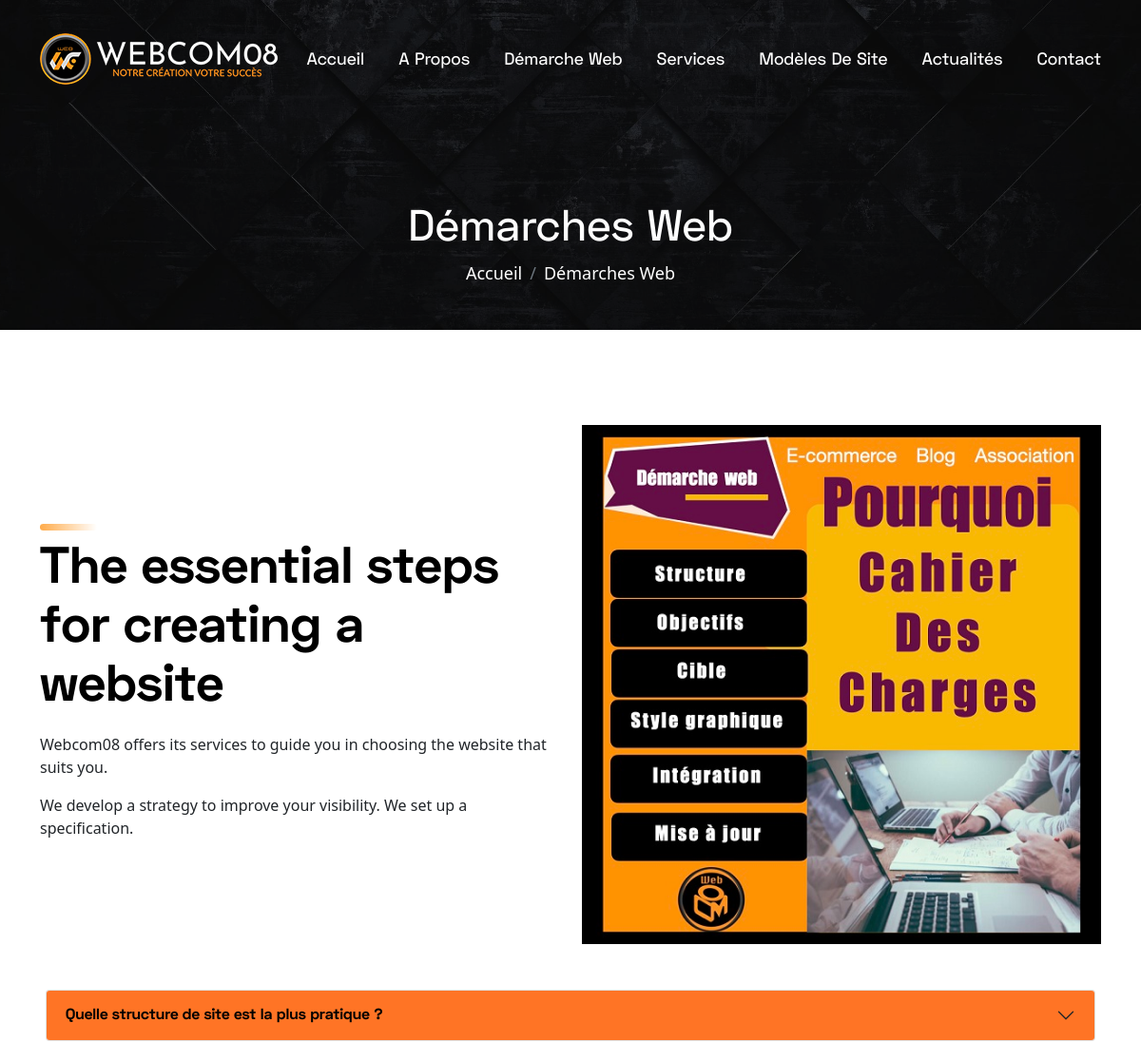
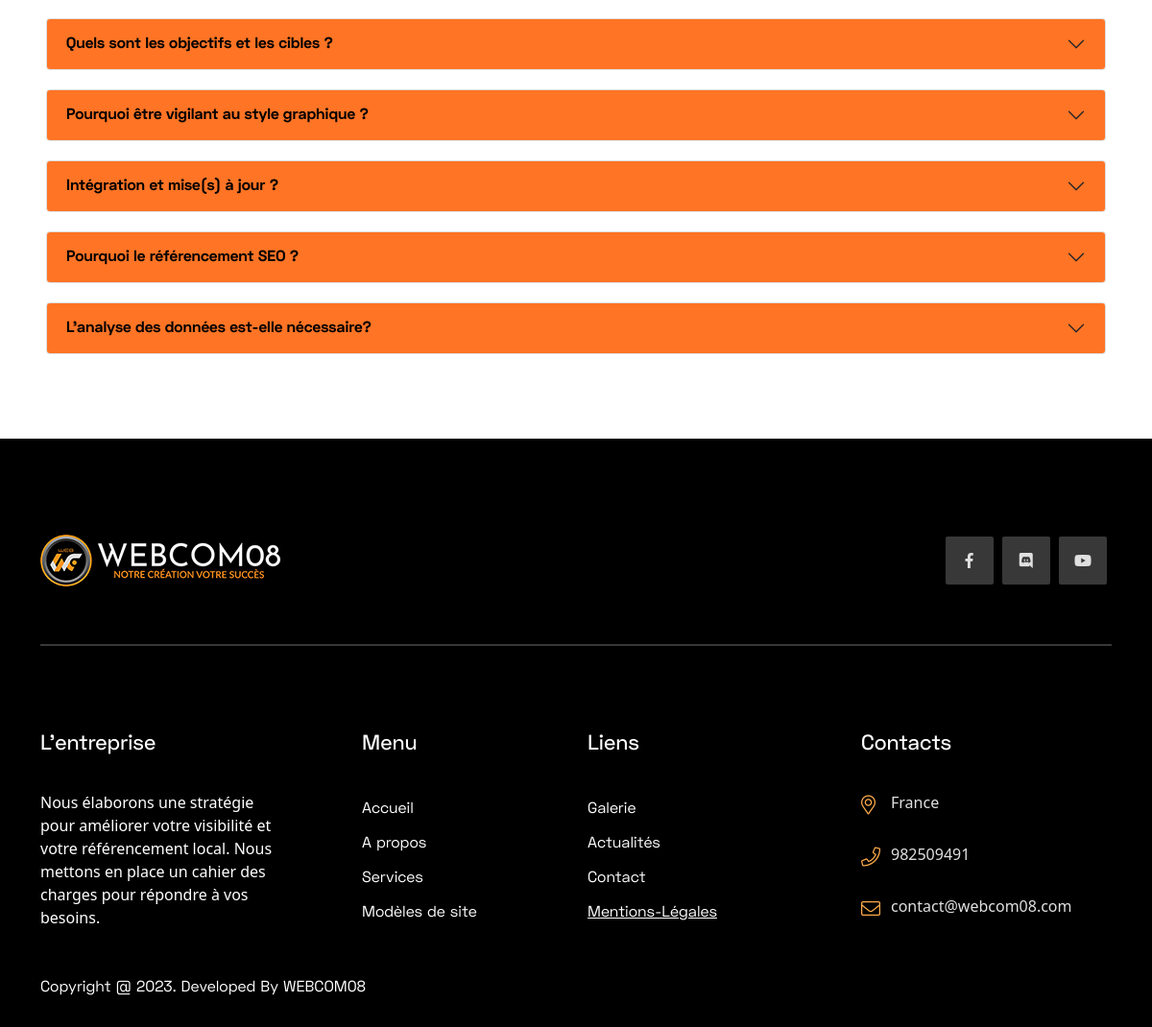
/demarche-web/, run on an earlier commit of the app's database (2 pictures, top to bottom).
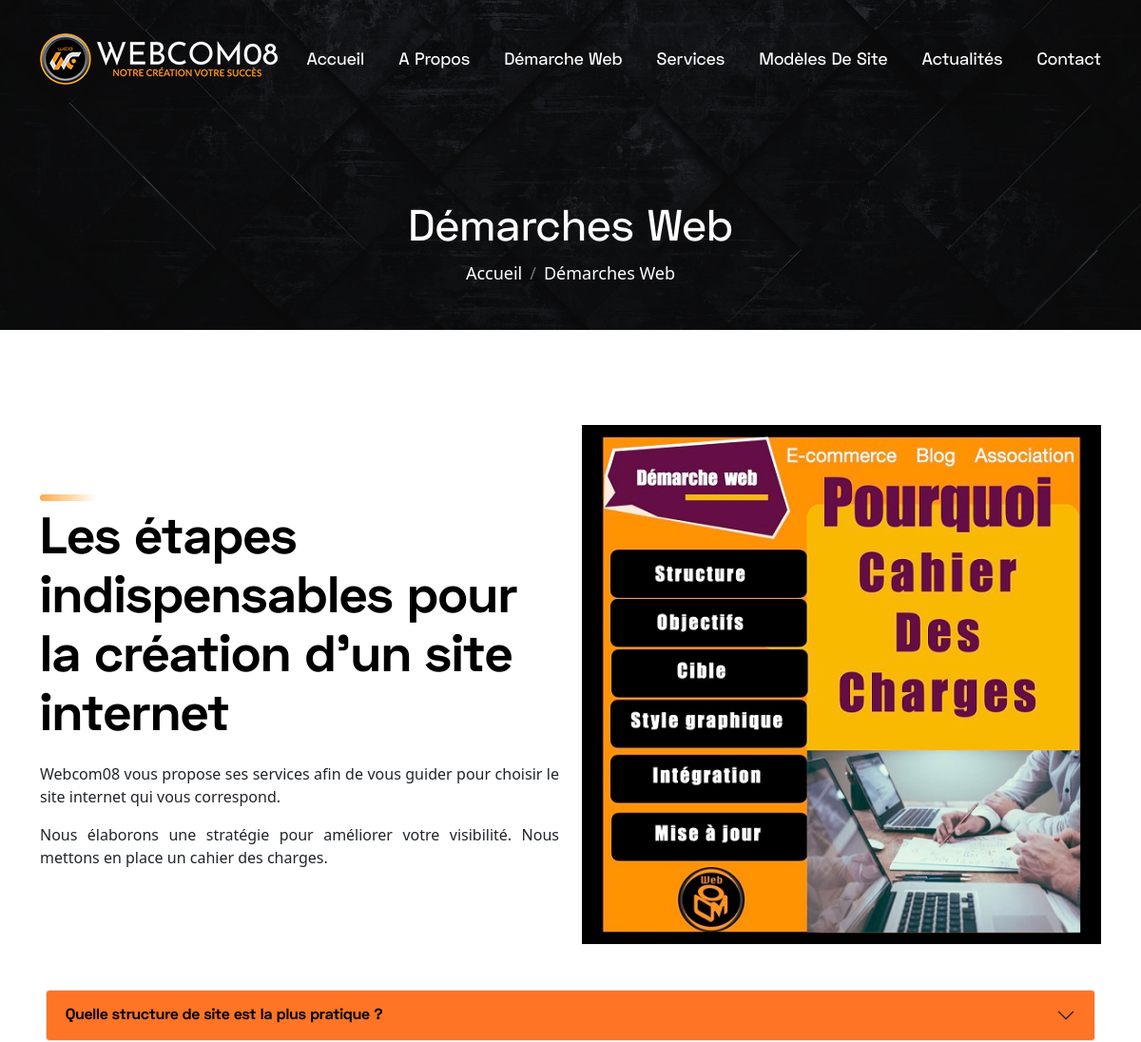
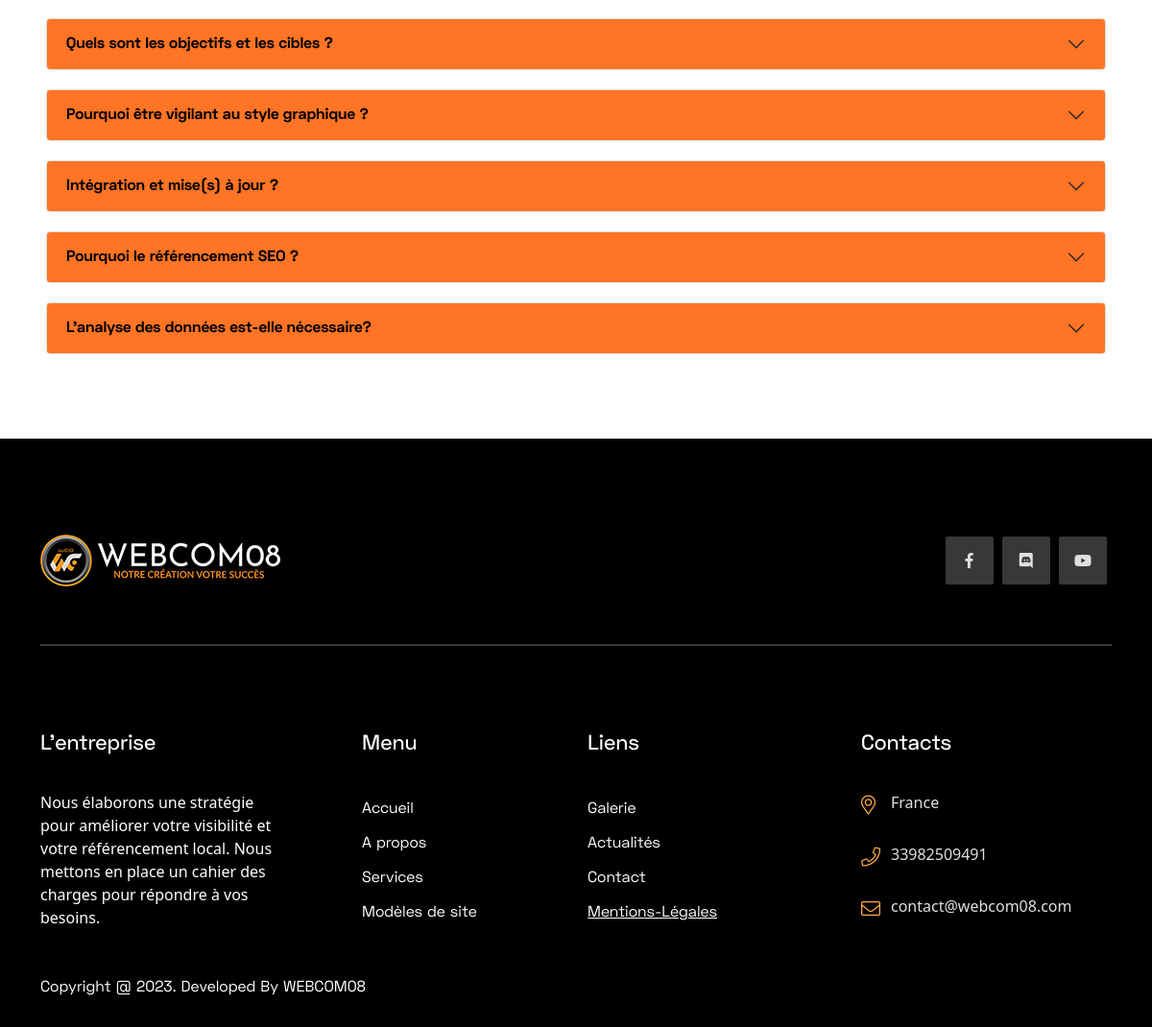
And on a later commit of the database (2 pictures, top to bottom).
### homepage/models.py (models this page shows, shortened)
class SiteSetting(models.Model):
    STATUS = (
        ('True', 'True'),
        ('False', 'False'),
    )
    title = models.CharField(max_length=200)
    meta_keyword = models.CharField(max_length=200)
    meta_description = models.TextField()
    address = models.CharField(max_length=200)
    phone = models.IntegerField()
    email = models.EmailField(blank=True, null=True, max_length=50)
    logo = models.ImageField(blank=True, null=True, upload_to='icon/')
    favicon = models.ImageField(blank=True, null=True, upload_to='icon/')
    facebook = models.URLField(blank=True, max_length=500)
    discord = models.URLField(blank=True, max_length=500)
    youtube = models.URLField(blank=True, max_length=500)
    contact = models.TextField()
    status = models.CharField(max_length=50, choices=STATUS)
    created_at = models.DateTimeField(auto_now_add=True)
    updated_at = models.DateTimeField(auto_now=True)

### web_approach/models.py (models this page shows, shortened)
class WebApproachSlider(models.Model):
    id = models.AutoField(primary_key=True)
    title = models.CharField(max_length=200)
    slider_image = models.ImageField(blank=True, null=True, upload_to='webapp-slider/')
    class Meta:
        verbose_name_plural = "Breadcrumb Image"

class WebApproachContent(models.Model):
    content_id = models.AutoField(primary_key=True)
    heading = models.CharField(max_length=100)
    content = models.TextField()
    image = models.ImageField(blank=True, null=True, upload_to='webapp/')
    add_date = models.DateTimeField(auto_now_add=True, null=True)
    class Meta:
        verbose_name_plural = "Web Approach Content"

class FAQ(models.Model):
    content_id = models.AutoField(primary_key=True)
    heading = models.CharField(max_length=100)
    content = models.TextField()
    add_date = models.DateTimeField(auto_now_add=True, null=True)
    class Meta:
        verbose_name_plural = "FAQ"

### web_approach/views.py (the view)
# urls.py: path('', views.webapproach, name="webapproach"),
def webapproach(request):
    settings = SiteSetting.objects.all()
    apprslider = WebApproachSlider.objects.all().order_by('-id')[:1]
    approne = WebApproachContent.objects.all().order_by('-content_id')[:1]
    appr_seo = WebApproachSeoSnippets.objects.all().order_by('-s_id')[:1]
    faq = FAQ.objects.all()
    context={'settings':settings,
             'apprslider':apprslider,
             'approne':approne,
             'appr_seo':appr_seo,
             'faq':faq, }
    return render(request, 'newapproaches.html', context)

### web_approach/templates/newapproaches.html (shortened to what this page needs)
{% load static %}
{% for settings in settings %}
<!DOCTYPE html>
<html lang="en">
<head>
<link rel="stylesheet" href="{% static 'css/bootstrap.min.css' %}">
<link rel="stylesheet" href="{% static 'css/bootstrap.min.css' %}">
<link rel="stylesheet" href="{% static 'css/font-awesome.min.css' %}">
<link rel="stylesheet" href="{% static 'css/magnific-popup.css' %}">
<link rel="stylesheet" href="{% static 'css/animate.min.css' %}">
<link rel="stylesheet" href="{% static 'css/slick.css' %}">
<link rel="stylesheet" href="{% static 'css/default.css' %}">
<link rel="stylesheet" href="{% static 'css/style.css' %}">
<link rel="stylesheet" href="{% static 'css/gallery.css' %}">
<link href="https://getbootstrap.com/docs/5.2/assets/css/docs.css" rel="stylesheet">
<link href="https://cdn.jsdelivr.net/npm/bootstrap@5.0.2/dist/css/bootstrap.min.css" rel="stylesheet">
</head>
<body>
    <header class="header-area">
        <div class="header-nav">
            <div class="container">
                <div class="row">
                    <div class="col-lg-12">
                        <div class="navigation">
                            <nav class="navbar navbar-expand-lg navbar-light ">
                                <a class="navbar-brand" width="107" height="90" href="{% url 'home' %}"><img src="{{settings.logo.url}}" alt="{{settings.title}} one"></a>
                                <div class="collapse navbar-collapse sub-menu-bar" id="navbarSupportedContent">
                                    <ul class="navbar-nav ml-auto">
                                        <li class="nav-item active">
                                            <a class="nav-link" href="{% url 'home' %}">Accueil</a>
                                        </li>
                                        <li class="nav-item">
                                            <a class="nav-link" href="{% url 'about' %}">A propos</a>
                                        </li>
                                        <li class="nav-item">
                                            <a class="nav-link" href="{% url 'webapproach' %}">Démarche Web</a>
                                        </li>
                                        <li class="nav-item">
                                            <a class="nav-link" href="{% url 'service' %}">Services</a>
                                        </li>
                                        <li class="nav-item">
                                            <a class="nav-link" href="{% url 'portfolio' %}">Modèles de site</a>
                                        </li>
                                        <li class="nav-item">
                                            <a class="nav-link" href="{% url 'blog' %}">Actualités</a>
                                        </li>
                                        <li class="nav-item">
                                            <a class="nav-link" href="{% url 'contact' %}">Contact</a>
                                        </li>
                                    </ul>
                                </div>
                            </nav>
                        </div>
                    </div>
                </div>
            </div>
        </div>
    </header>
    {% for apprslider in apprslider %}
    <div class="page-title-area">
        <div class="section__bg" style="background-image: url('{{apprslider.slider_image.url}}');"></div>
        {% endfor %}
        <div class="container">
            <div class="row">
                <div class="col-lg-12">
                    <div class="page-title-content text-center">
                        <h3 class="title">Démarches Web</h3>
                        <nav aria-label="breadcrumb">
                            <ol class="breadcrumb">
                                <li class="breadcrumb-item"><a style="text-decoration: none;" href="{% url 'home' %}">Accueil</a></li>
                                <li class="breadcrumb-item active" aria-current="page">Démarches Web</li>
                            </ol>
                        </nav>
                    </div>
                </div>
            </div>
        </div>
    </div>
    <section class="about-us-area pt-100">
        {% for approne in approne %}
        <div class="container">
            <div class="row align-items-center">
                <div class="col-md-12 col-lg-6">
                    <div class="about-content">
                        <img src="{% static 'images/hero-line.png' %}" alt="{{aboutone.heading}}">
                        <h3 class="title">{{approne.heading}} </h3>
                        <p>{{approne.content|safe}}</p>
                    </div>
                </div>
                <div class="col-md-12 col-lg-6">
                    <div class="about-thumb animated wow fadeInRight" data-wow-duration="3000ms" data-wow-delay="0ms">
                        <img src="{{approne.image.url}}" alt="{{aboutone.heading}}">
                    </div>
                </div>
            </div>
        </div>
        {% endfor %}
    </section>
<section style="padding: 24px;">
<div class="m-4 pb-20">
    {% for faq in faq %}
    <div class="accordion pb-20" id="myAccordion">
        <div class="accordion-item">
            <h2 class="accordion-header" id="headingOne">
                <button type="button" class="accordion-button collapsed" style="background: #ff7425; color: black;" data-bs-toggle="collapse" data-bs-target="#collapseOne"><strong>{{faq.heading}}</strong></button>
            </h2>
        </div>
    </div>
    {% endfor %}
</div>
</section>
 <footer class="footer-area">
    <div class="container">
        <div class="row">
            <div class="col-lg-12">
                <div class="footer-top d-block d-sm-flex  justify-content-between align-items-center">
                    <div class="footer-logo">
                        <a href="{% url 'home' %}"><img src="{{settings.logo.url}}" alt="{{settings.title}} two"></a>
                    </div>
                    <div class="footer-social">
                        <ul>
                            <li><a href="{{settings.facebook}}" target="_blank"><i class="fab fa-facebook-f"></i></a></li>
                            <li><a href="{{settings.discord}}" target="_blank"><i class="fab fa-discord"></i></a></li>
                            <li><a href="{{settings.youtube}}" target="_blank"><i class="fab fa-youtube"></i></a></li>
                        </ul>
                    </div>
                </div>
            </div>
        </div>
        <div class="footer-item">
            <div class="row">
                <div class="col-lg-3 col-md-6">
                    <div class="footer-about mt-30">
                        <h4 class="title">L'entreprise</h4>
                        <p>{{settings.meta_description}}</p>
                    </div>
                </div>
                <div class="col-lg-3 col-md-6 col-sm-6">
                    <div class="footer-list mt-30 ml-95">
                        <h4 class="title">Menu</h4>
                        <ul>
                            <li><a style="text-decoration: none;" href="{% url 'home' %}">Accueil</a></li>
                            <li><a style="text-decoration: none;" href="{% url 'about' %}">A propos</a></li>
                            <li><a style="text-decoration: none;" href="{% url 'service' %}">Services</a></li>
                            <li><a style="text-decoration: none;" href="{% url 'portfolio' %}">Modèles de
                                site</a></li>
                        </ul>
                    </div>
                </div>
                <div class="col-lg-3 col-md-6 col-sm-6">
                    <div class="footer-list mt-30">
                        <h4 class="title">Liens
                        </h4>
                        <ul>
                            <li><a style="text-decoration: none;" href="{% url 'gallery' %}">Galerie</a></li>
                            <li><a style="text-decoration: none;" href="{% url 'blog' %}">Actualités</a></li>
                            <li><a style="text-decoration: none;" href="{% url 'contact' %}">Contact</a></li>
                            <li><a href="#">Mentions-Légales</a></li>
                        </ul>
                    </div>
                </div>
                <div class="col-lg-3 col-md-6">
                    <div class="footer-info mt-30">
                        <h3 class="title">Contacts</h3>
                        <ul>
                            <li><i class="fal fa-map-marker-alt"></i> {{settings.address}} </li>
                            <li><i class="fal fa-phone"></i> {{settings.phone}} </li>
                            <li><i class="fal fa-envelope"></i> {{settings.email}} </li>
                        </ul>
                    </div>
                </div>
            </div>
        </div>
        <div class="row">
            <div class="col-lg-12">
                <div class="footer-copyright">
                    <p>Copyright @<span id="copyright"> <script>document.getElementById('copyright').appendChild(document.createTextNode(new Date().getFullYear()))</script></span>. Developed By WEBCOM08</p>
                </div>
            </div>
        </div>
    </div>
</footer>
{% endfor %}
</body>
</html>

### static/css/default.css (style rules this page uses)
.mt-30 { margin-top: 30px; }
.ml-95 { margin-left: 95px; }
.pt-100 { padding-top: 100px; }
.pb-20 { padding-bottom: 20px; }

What changed in the data, as far as the page shows it:
changed SiteSetting "France": phone "982509491" → "33982509491"
changed WebApproachContent: heading "The essential steps for creating a website" → "Les étapes indispensables pour la création d’un site internet"; content "Webcom08 offers its services to guide you in choosing the website that suits you. We develop a strategy to improve your visibility. We set up a specification." → "Webcom08 vous propose ses services afin de vous guider pour choisir le site internet qui vous correspond. Nous élaborons une stratégie pour améliorer votre visibilité. Nous mettons en place un cahier des charges."
